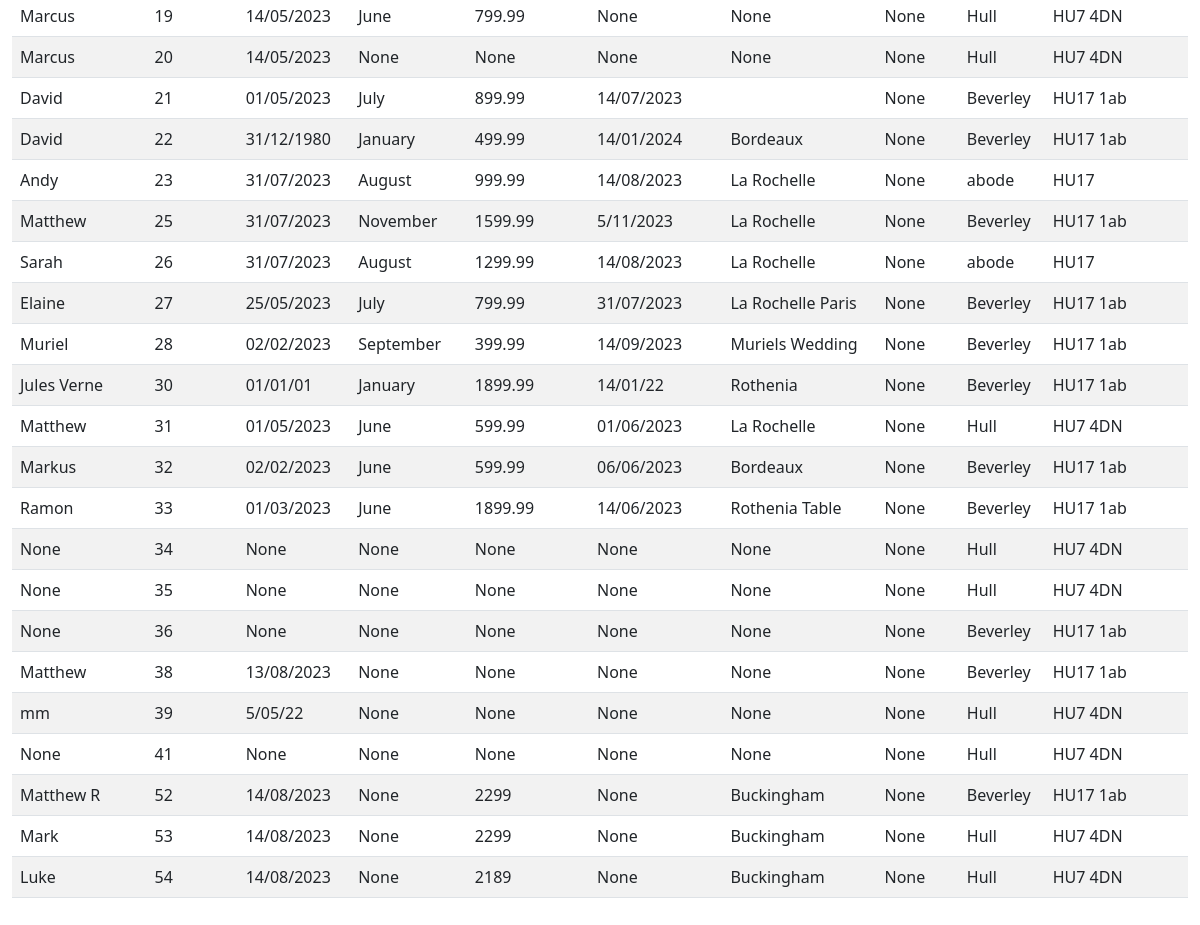
The app's page /list_of_orders (lower part), older data.
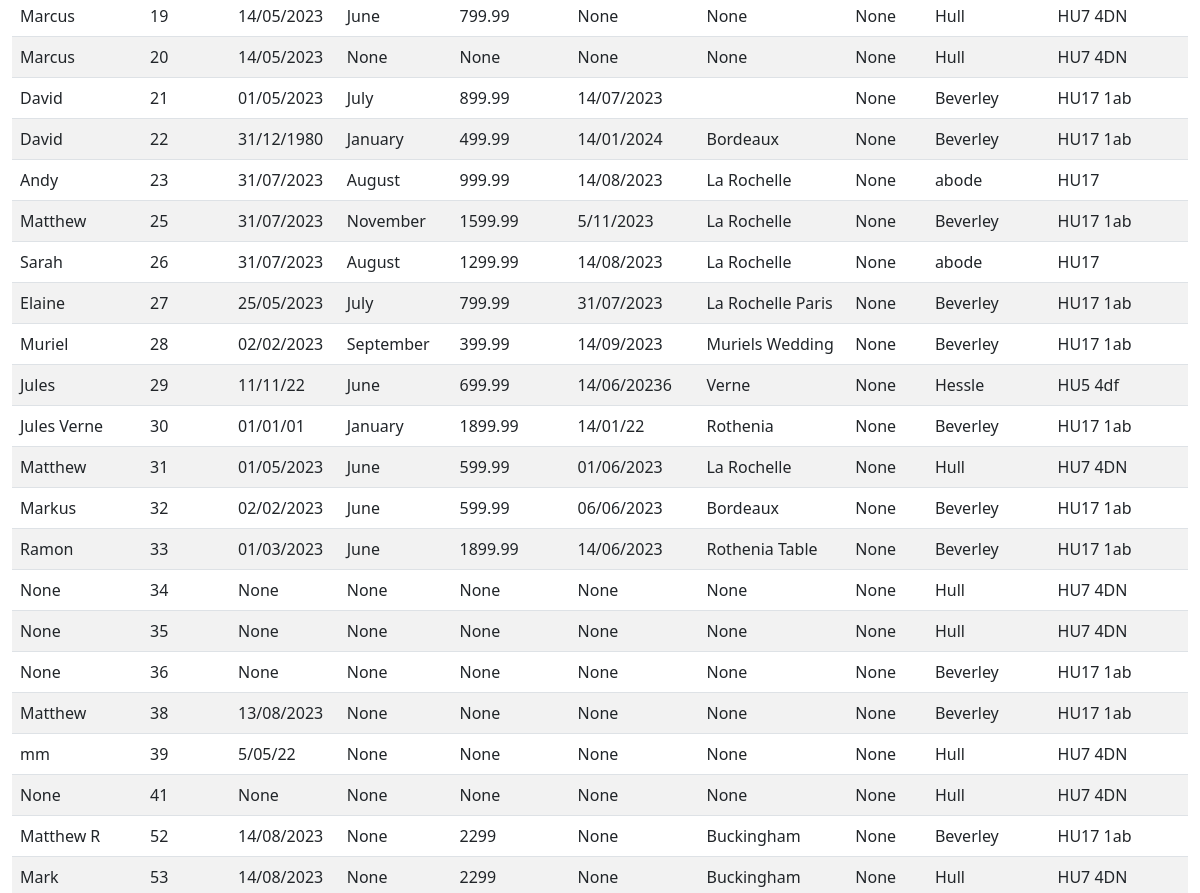
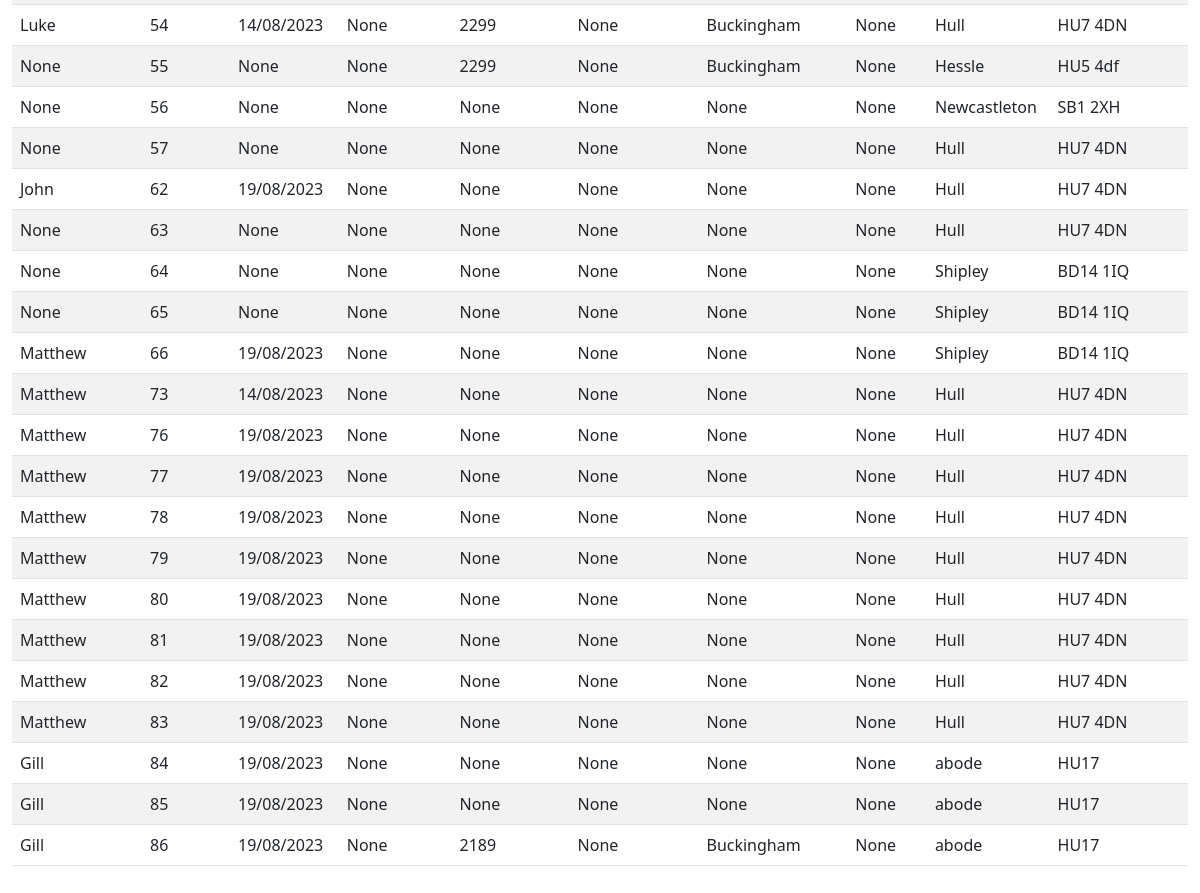
The same page, newer data (2 pictures, top to bottom).
### tables this page shows
CREATE TABLE orders(order_id INTEGER PRIMARY KEY AUTOINCREMENT NOT NULL,  cust_id INTEGER, item_id INTEGER, staff_member TEXT, order_date DATETIME, customer_last_name TEXT, completion TEXT, delivery_date DATETIME, item_name TEXT, item_description TEXT, colour_finish TEXT, width INTEGER, depth INTEGER, height INTEGER, extra_details TEXT, selling_price DECIMAL, del_col_take TEXT , quantity INTEGER);

CREATE TABLE customers(id INTEGER PRIMARY KEY AUTOINCREMENT NOT NULL, first_name TEXT, last_name TEXT, address_1 TEXT, address_2 TEXT, address_3 TEXT, postcode TEXT, telephone_1 TEXT, telephone_2 TEXT);

### app.py (the view)
@app.route("/list_of_orders", methods=["GET", "POST"])
def list_of_orders():
    if request.method == "POST":
        return render_template("list_of_orders.html")
    if request.method == "GET":
        ord_detail = db.execute("select * from orders join customers on orders.cust_id = customers.id;")
        return render_template("list_of_orders.html", ord_detail = ord_detail)

### app.py (called while the page is built)
@app.after_request
def after_request(response):
    response.headers["Cache-Control"] = "no-cache, no-store, must-revalidate"
    response.headers["Expires"] = 0
    response.headers["Pragma"] = "no-cache"
    return response

### templates/list_of_orders.html (shortened to what this page needs)
{% extends "layout.html" %}
{% block main %}
<div class="section">
    <table class="table table-striped">
        <tbody>
            {% for row in ord_detail %}
            <tr>
                <td class="text-start">{{ row["staff_member"] }}</td>
                <td class="text-start">{{ row["order_id"] }}</td>
                <td class="text-start">{{ row["order_date"] }}</td>
                <td class="text-start">{{ row["completion"] }}</td>
                <td class="text-start">{{ row["selling_price"] }}</td>
                <td class="text-start">{{ row["delivery_date"] }}</td>
                <td class="text-start">{{ row["item_name"] }}</td>
                <td class="text-start">{{ row["item_id"] }}</td>
                <td class="text-start">{{ row["address_3"] }}</td>
                <td class="text-start">{{ row["postcode"] }}</td>
                </tr>
            {% endfor %}
        </tbody>
    </div>
{% endblock %}

Row changes from the older to the newer data that the page shows:
now on this page (row unchanged): orders: staff_member "Jules", order_id "29", order_date "11/11/22", completion "June", selling_price "699.99", delivery_date "14/06/20236", item_name "Verne", item_id "None", address_3 "Hessle", postcode "HU5 4df"
changed orders "Luke": selling_price "2189" → "2299"
added orders: staff_member "None", order_id "55", order_date "None", completion "None", selling_price "2299", delivery_date "None", item_name "Buckingham", item_id "None", address_3 "Hessle", postcode "HU5 4df"
added orders: staff_member "None", order_id "56", order_date "None", completion "None", selling_price "None", delivery_date "None", item_name "None", item_id "None", address_3 "Newcastleton", postcode "SB1 2XH"
added orders: staff_member "None", order_id "57", order_date "None", completion "None", selling_price "None", delivery_date "None", item_name "None", item_id "None", address_3 "Hull", postcode "HU7 4DN"
added orders: staff_member "John", order_id "62", order_date "19/08/2023", completion "None", selling_price "None", delivery_date "None", item_name "None", item_id "None", address_3 "Hull", postcode "HU7 4DN"
added orders: staff_member "None", order_id "63", order_date "None", completion "None", selling_price "None", delivery_date "None", item_name "None", item_id "None", address_3 "Hull", postcode "HU7 4DN"
added orders: staff_member "None", order_id "64", order_date "None", completion "None", selling_price "None", delivery_date "None", item_name "None", item_id "None", address_3 "Shipley", postcode "BD14 1IQ"
added orders: staff_member "None", order_id "65", order_date "None", completion "None", selling_price "None", delivery_date "None", item_name "None", item_id "None", address_3 "Shipley", postcode "BD14 1IQ"
added orders: staff_member "Matthew", order_id "66", order_date "19/08/2023", completion "None", selling_price "None", delivery_date "None", item_name "None", item_id "None", address_3 "Shipley", postcode "BD14 1IQ"
added orders: staff_member "Matthew", order_id "73", order_date "14/08/2023", completion "None", selling_price "None", delivery_date "None", item_name "None", item_id "None", address_3 "Hull", postcode "HU7 4DN"
added orders: staff_member "Matthew", order_id "76", order_date "19/08/2023", completion "None", selling_price "None", delivery_date "None", item_name "None", item_id "None", address_3 "Hull", postcode "HU7 4DN"
added orders: staff_member "Matthew", order_id "77", order_date "19/08/2023", completion "None", selling_price "None", delivery_date "None", item_name "None", item_id "None", address_3 "Hull", postcode "HU7 4DN"
added orders: staff_member "Matthew", order_id "78", order_date "19/08/2023", completion "None", selling_price "None", delivery_date "None", item_name "None", item_id "None", address_3 "Hull", postcode "HU7 4DN"
added orders: staff_member "Matthew", order_id "79", order_date "19/08/2023", completion "None", selling_price "None", delivery_date "None", item_name "None", item_id "None", address_3 "Hull", postcode "HU7 4DN"
added orders: staff_member "Matthew", order_id "80", order_date "19/08/2023", completion "None", selling_price "None", delivery_date "None", item_name "None", item_id "None", address_3 "Hull", postcode "HU7 4DN"
added orders: staff_member "Matthew", order_id "81", order_date "19/08/2023", completion "None", selling_price "None", delivery_date "None", item_name "None", item_id "None", address_3 "Hull", postcode "HU7 4DN"
added orders: staff_member "Matthew", order_id "82", order_date "19/08/2023", completion "None", selling_price "None", delivery_date "None", item_name "None", item_id "None", address_3 "Hull", postcode "HU7 4DN"
added orders: staff_member "Matthew", order_id "83", order_date "19/08/2023", completion "None", selling_price "None", delivery_date "None", item_name "None", item_id "None", address_3 "Hull", postcode "HU7 4DN"
added orders: staff_member "Gill", order_id "84", order_date "19/08/2023", completion "None", selling_price "None", delivery_date "None", item_name "None", item_id "None", address_3 "abode", postcode "HU17"
added orders: staff_member "Gill", order_id "85", order_date "19/08/2023", completion "None", selling_price "None", delivery_date "None", item_name "None", item_id "None", address_3 "abode", postcode "HU17"
added orders: staff_member "Gill", order_id "86", order_date "19/08/2023", completion "None", selling_price "2189", delivery_date "None", item_name "Buckingham", item_id "None", address_3 "abode", postcode "HU17"
